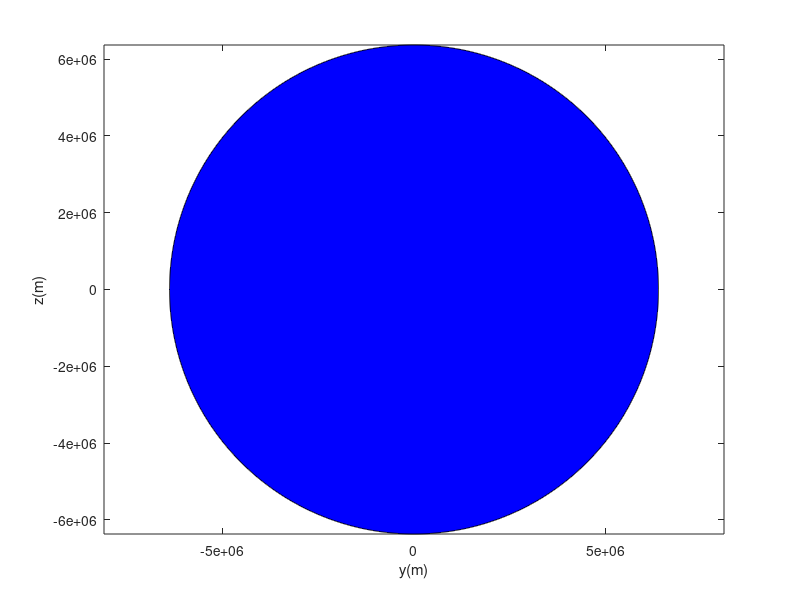

The MATLAB script that drew this image: (Note: this script raises an error after producing the figure.)
%{
    Utility script allowing us to compute several trajectories into the same table and increment the theta used
    for the computation each time. This is the script that was used to generate the information in Table 2 of
    the report.
%}
function [best] = MaxTheta()
    clear;
    RT=6.371e6;
    angle=0:0.002:2*pi;
    xTerre=RT*cos(angle);
    yTerre=RT*sin(angle);
    fill(xTerre,yTerre,'b');
    axis equal;
        hold;
        xlabel('y(m)');
        ylabel('z(m)');
    
    theta = 0.000001;
    max_theta = 0;
    while (theta <= 2*pi);
        printf("Testing with theta = %f\n", theta);
        [Vf t x y z] = Devoir2(theta);
        d = x(end)^2 + y(end)^2 + z(end)^2;
        if (d >= 10^14)
            max_theta = theta;
        end
        sz=size(t,1);
        plot(y,z,'r')
        fprintf('Angle theta          %10.9f rad \n',theta);
        fprintf('Temps final          %10.6f s \n',t(sz));
        fprintf('Vitesse finale          %10.6f m/s \n',Vf);
        fprintf('Position finale        ( %10.0f   , %10.0f   ,%10.0f )m \n',x(sz),y(sz),z(sz));
        theta = theta + 0.000001;
    end
    best = max_theta;
end
